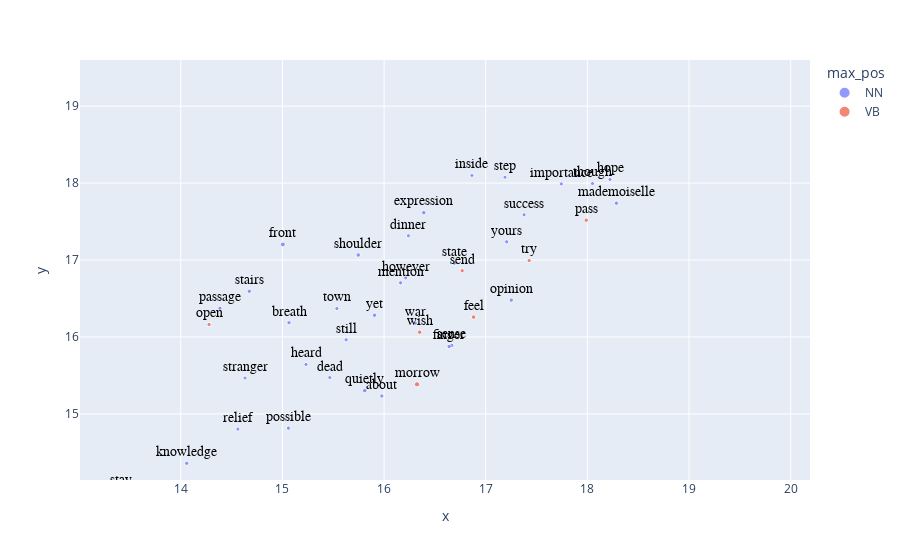

Write notebook code for a chart like this one.
### Markdown cell above
### Plot

### Code cell
px.scatter(christie_coords.reset_index(), 'x', 'y', 
           text='term_str', 
           color='max_pos', 
           hover_name='term_str',          
           size='n',
           height=1000).update_traces(
                mode='markers+text', 
                textfont=dict(color='black', size=14, family='Arial'),
                textposition='top center')

### Figure 1 — Plotly figure (JSON) as saved in the notebook; plotly's stock layout.template omitted (floating-point values rounded to 4 significant figures; data arrays with more than 128 entries replaced by an {"elided": "..."} marker saying what was removed)
{"data": [{"hovertemplate": "<b>%{hovertext}</b><br><br>max_pos=NN<br>x=%{x}<br>y=%{y}<br>n=%{marker.size}<br>term_str=%{text}<extra></extra>", "hovertext": {"elided": "348 str values"}, "legendgroup": "NN", "marker": {"color": "#636efa", "size": {"elided": "348 int values"}, "sizemode": "area", "sizeref": 6.12, "symbol": "circle"}, "mode": "markers+text", "name": "NN", "orientation": "v", "showlegend": true, "text": {"elided": "348 str values"}, "textfont": {"color": "black", "family": "Arial", "size": 14}, "textposition": "top center", "type": "scatter", "x": {"elided": "348 float values"}, "xaxis": "x", "y": {"elided": "348 float values"}, "yaxis": "y"}, {"hovertemplate": "<b>%{hovertext}</b><br><br>max_pos=VB<br>x=%{x}<br>y=%{y}<br>n=%{marker.size}<br>term_str=%{text}<extra></extra>", "hovertext": ["leave", "make", "do", "be", "see", "have", "tell", "say", "believe", "keep", "come", "meet", "find", "open", "take", "give", "return", "start", "know", "feel", "like", "show", "call", "ask", "remember", "think", "get", "help", "let", "read", "morrow", "go", "bring", "pass", "send", "speak", "mean", "try", "wait", "explain", "hear", "wish", "put", "suppose", "begin", "understand", "stay", "want", "admit", "run", "talk"], "legendgroup": "VB", "marker": {"color": "#EF553B", "size": [118, 324, 742, 2448, 702, 1475, 391, 480, 130, 129, 325, 92, 241, 54, 340, 189, 94, 81, 624, 61, 95, 100, 128, 152, 139, 383, 443, 133, 242, 66, 84, 487, 57, 58, 54, 131, 115, 55, 71, 53, 114, 61, 127, 58, 65, 87, 53, 77, 54, 69, 67], "sizemode": "area", "sizeref": 6.12, "symbol": "circle"}, "mode": "markers+text", "name": "VB", "orientation": "v", "showlegend": true, "text": ["leave", "make", "do", "be", "see", "have", "tell", "say", "believe", "keep", "come", "meet", "find", "open", "take", "give", "return", "start", "know", "feel", "like", "show", "call", "ask", "remember", "think", "get", "help", "let", "read", "morrow", "go", "bring", "pass", "send", "speak", "mean", "try", "wait", "explain", "hear", "wish", "put", "suppose", "begin", "understand", "stay", "want", "admit", "run", "talk"], "textfont": {"color": "black", "family": "Arial", "size": 14}, "textposition": "top center", "type": "scatter", "x": [-6.435, 1.225, 3.59, 6.137, 6.393, -1.304, 4.742, 3.139, 2.66, 3.413, -3.483, -3.043, -3.637, 14.28, -8.175, 0.9709, -7.043, -8.999, 5.862, 16.88, 4.728, -14.3, -7.335, -11.3, -7.588, 1.058, -11.56, -10.56, 3.816, -5.991, 16.32, -3.551, 9.583, 17.99, 16.77, -10.55, 2.346, 17.43, 13.76, 12.35, -1.579, 16.35, -7.25, 11.01, -0.4148, 6.202, 13.41, 9.945, 11.69, -5.281, 2.744], "xaxis": "x", "y": [-6.574, 4.826, -2.056, 10.11, 8.951, 3.772, 0.7389, 1.739, 7.799, 5.027, -1.013, 0.3045, 2.267, 16.16, -6.829, 6.515, -4.307, -4.93, 1.339, 16.26, 7.505, -11.5, -3.555, -5.077, -1.333, 5.506, -3.506, -3.86, 8.391, -0.5872, 15.38, -1.144, 10.78, 17.52, 16.86, -4.936, -1.988, 16.99, 13.87, 12.13, 0.381, 16.06, -2.447, 11.91, 2.246, 3.742, 14.0, 11.61, 11.79, -0.2051, 5.055], "yaxis": "y"}], "layout": {"autosize": true, "dragmode": "zoom", "legend": {"itemsizing": "constant", "title": {"text": "max_pos"}, "tracegroupgap": 0}, "margin": {"t": 60}, "xaxis": {"anchor": "y", "autorange": false, "domain": [0, 1], "range": [13.01, 20.19], "title": {"text": "x"}, "type": "linear"}, "yaxis": {"anchor": "x", "autorange": false, "domain": [0, 1], "range": [14.14, 19.6], "title": {"text": "y"}, "type": "linear"}}}
